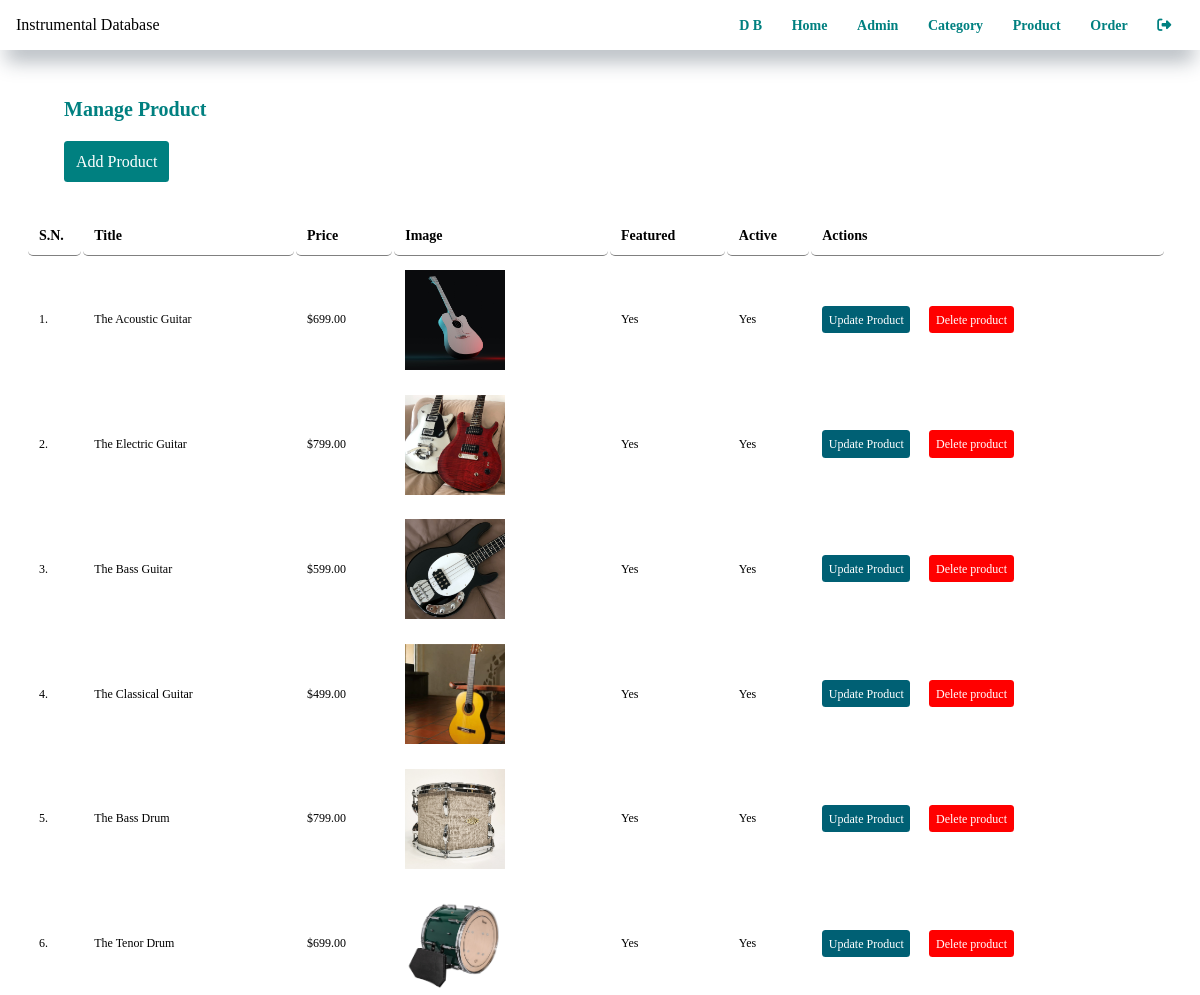
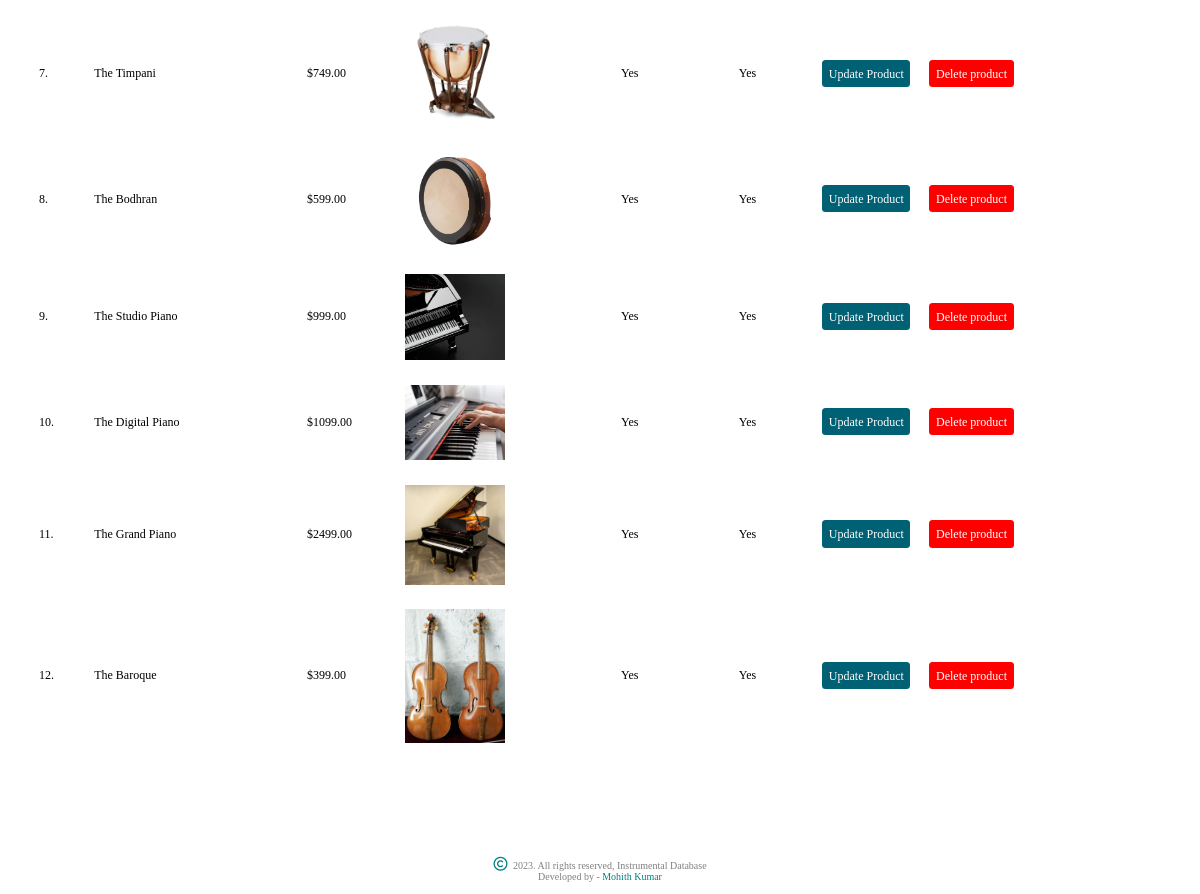
Screenshot of /admin/manage-product.php (signed in) with the database file from the repository (2 pictures, top to bottom).
### tables this page shows
CREATE TABLE `t_product` (
  `id` int(10) UNSIGNED NOT NULL,
  `title` varchar(150) NOT NULL,
  `description` varchar(255) NOT NULL,
  `price` decimal(10,2) NOT NULL,
  `image_name` varchar(255) NOT NULL,
  `category_id` int(11) NOT NULL,
  `featured` varchar(10) NOT NULL,
  `active` varchar(10) NOT NULL
);

### admin/manage-product.php (the view, shortened to what this page needs)
<?php include('partials/menu.php'); ?>
<div class="main-content">
    <div class="wrapper">
        <h1>Manage Product</h1>
                <a href="<?php echo URL; ?>admin/add-product.php" class="btn-primary">Add Product</a>
             <br><br>
                <table class="tbl-full">
                    <tr>
                        <th>S.N.</th>
                        <th>Title</th>
                        <th>Price</th>
                        <th>Image</th>
                        <th>Featured</th>
                        <th>Active</th>
                        <th>Actions</th>
                    </tr>
                    <?php
                        $sql = "SELECT * FROM t_product";
                        $res = mysqli_query($conn, $sql);
                        $count = mysqli_num_rows($res);
                        $sn=1;
                        if($count>0)
                        {
                            while($row=mysqli_fetch_assoc($res))
                            {
                                $id = $row['id'];
                                $title = $row['title'];
                                $price = $row['price'];
                                $image_name = $row['image_name'];
                                $featured = $row['featured'];
                                $active = $row['active'];
                                ?>
                                <tr>
                                    <td><?php echo $sn++; ?>. </td>
                                    <td><?php echo $title; ?></td>
                                    <td>$<?php echo $price; ?></td>
                                    <td>
                                        <?php
                                            if($image_name=="")
                                            {
                                                echo "<div class='error'>Image not Added.</div>";
                                            }
                                            else
                                            {
                                                ?>
                                                <img src="<?php echo URL; ?>images/product/<?php echo $image_name; ?>" width="100px">
                                                <?php
                                            }
                                        ?>
                                    </td>
                                    <td><?php echo $featured; ?></td>
                                    <td><?php echo $active; ?></td>
                                    <td>
                                        <a href="<?php echo URL; ?>admin/update-product.php?id=<?php echo $id; ?>" class="btn-secondary">Update Product</a>
                                        <a href="<?php echo URL; ?>admin/delete-product.php?id=<?php echo $id; ?>&image_name=<?php echo $image_name; ?>" class="btn-danger">Delete product</a>
                                    </td>
                                </tr>
                                <?php
                            }
                        }
                        else
                        {
                            echo "<tr> <td colspan='7' class='error'> Product not Added Yet. </td> </tr>";
                        }
                    ?>
                </table>
    </div>
</div>
<?php include('partials/footer.php'); ?>

### css/admin.css (style rules this page uses)
* { margin: 0; padding: 0; font-family: "Poppins"; text-decoration: none; box-sizing: border-box; }
a { color: teal; }
.wrapper h1 { font-size: 20px; color: teal; margin: 3rem 0 2rem 4rem; }
.tbl-full { width: 95%; margin: 1.6rem; }
table tr th { font-size: 14px; border-bottom: 1px solid gray; padding: 1%; text-align: left; border-radius: 5px; }
table tr td { font-size: 12px; padding: 1%; border-radius: 5px; }
.btn-primary { background-color: teal; margin: 3rem 0 2rem 4rem; padding: 1%; border-radius: 3.5px; color: white; }
.btn-secondary { font-size: 12px; background-color: rgb(0, 96, 116); padding: 2%; border-radius: 3.5px; color: white; cursor: pointer; }
.btn-danger { margin-left: 1rem; font-size: 12px; background-color: red; padding: 2%; border-radius: 3.5px; color: white; }

### rows the page displays
t_product: title "The Acoustic Guitar", price "699.00", image_name (picture), featured "Yes", active "Yes"
t_product: title "The Electric Guitar", price "799.00", image_name (picture), featured "Yes", active "Yes"
t_product: title "The Bass Guitar", price "599.00", image_name (picture), featured "Yes", active "Yes"
t_product: title "The Classical Guitar", price "499.00", image_name (picture), featured "Yes", active "Yes"
t_product: title "The Bass Drum", price "799.00", image_name (picture), featured "Yes", active "Yes"
t_product: title "The Tenor Drum", price "699.00", image_name (picture), featured "Yes", active "Yes"
t_product: title "The Timpani", price "749.00", image_name (picture), featured "Yes", active "Yes"
t_product: title "The Bodhran", price "599.00", image_name (picture), featured "Yes", active "Yes"
t_product: title "The Studio Piano", price "999.00", image_name (picture), featured "Yes", active "Yes"
t_product: title "The Digital Piano", price "1099.00", image_name (picture), featured "Yes", active "Yes"
t_product: title "The Grand Piano", price "2499.00", image_name (picture), featured "Yes", active "Yes"
t_product: title "The Baroque", price "399.00", image_name (picture), featured "Yes", active "Yes"
